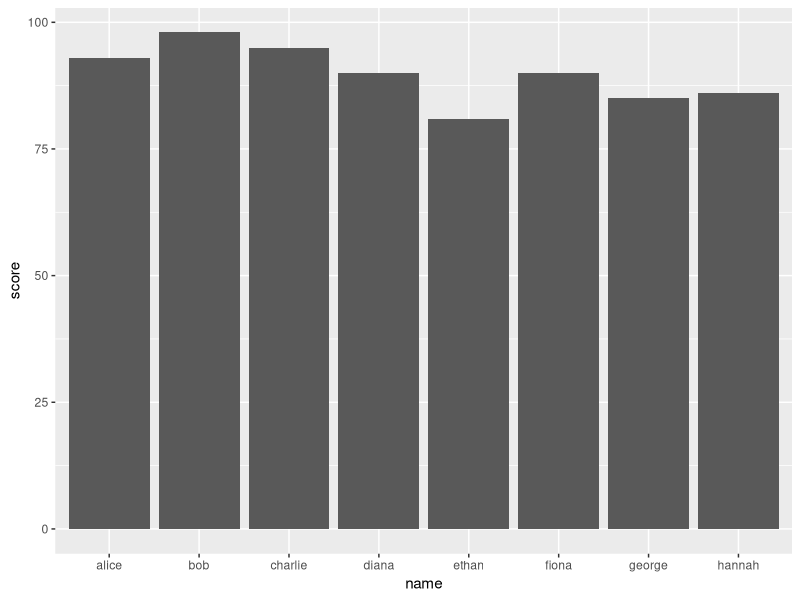
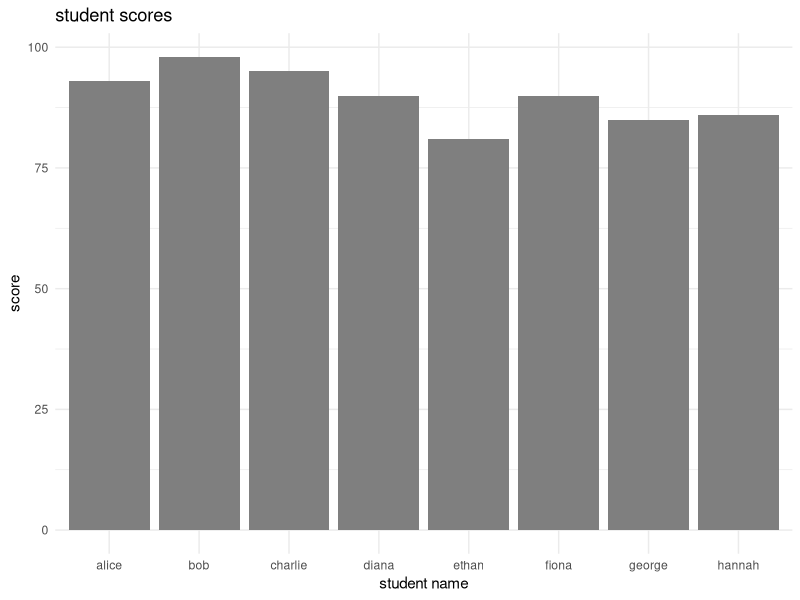
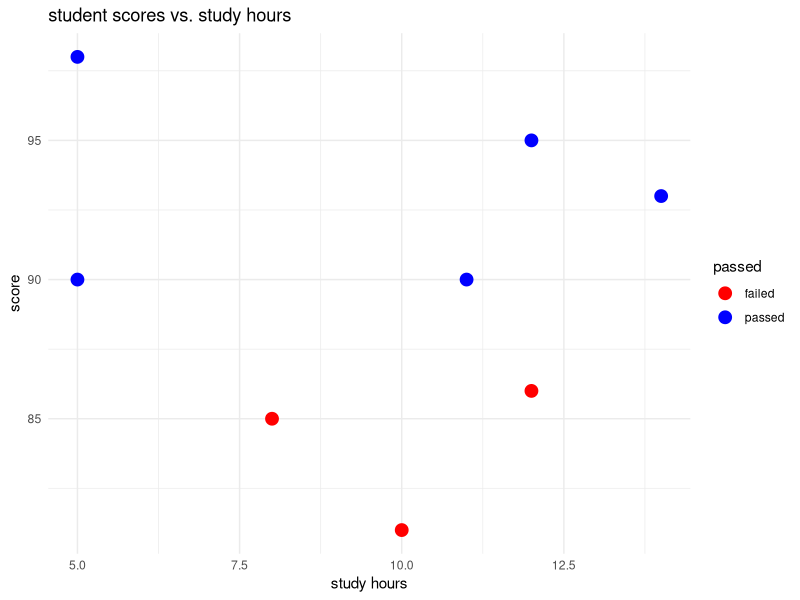
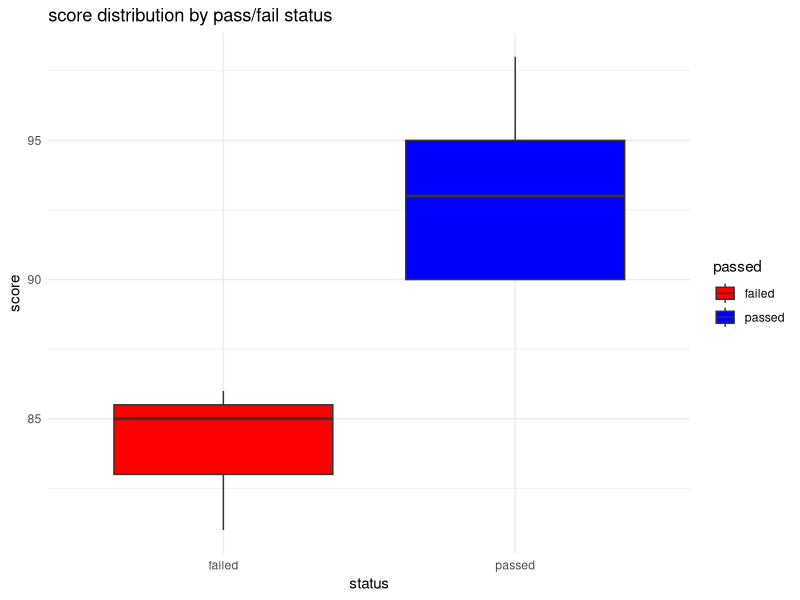
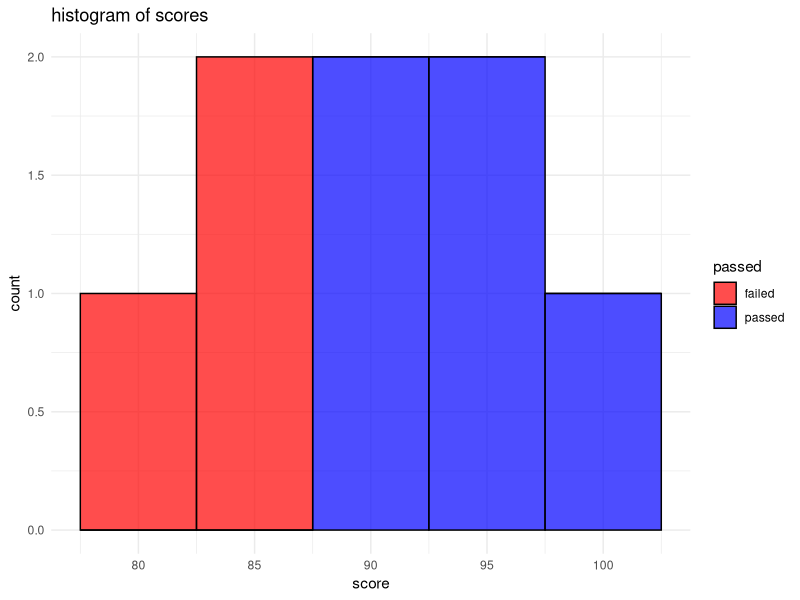
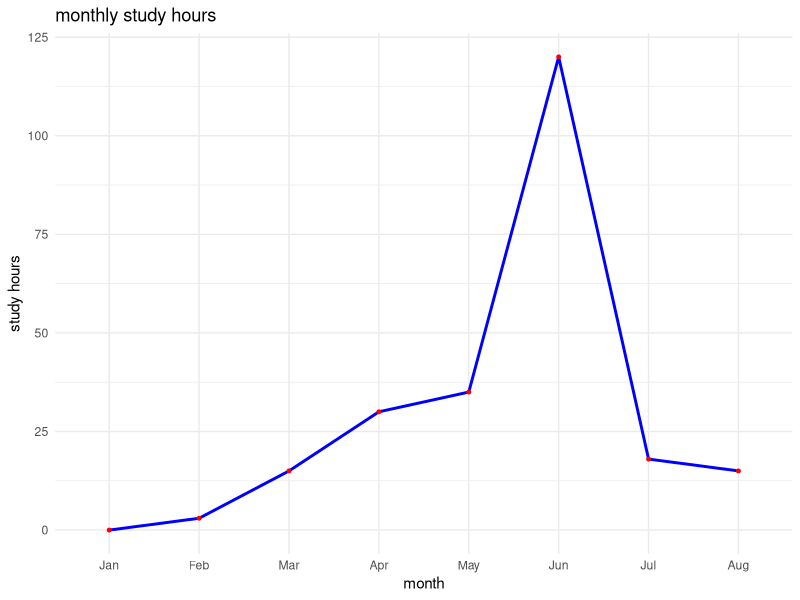
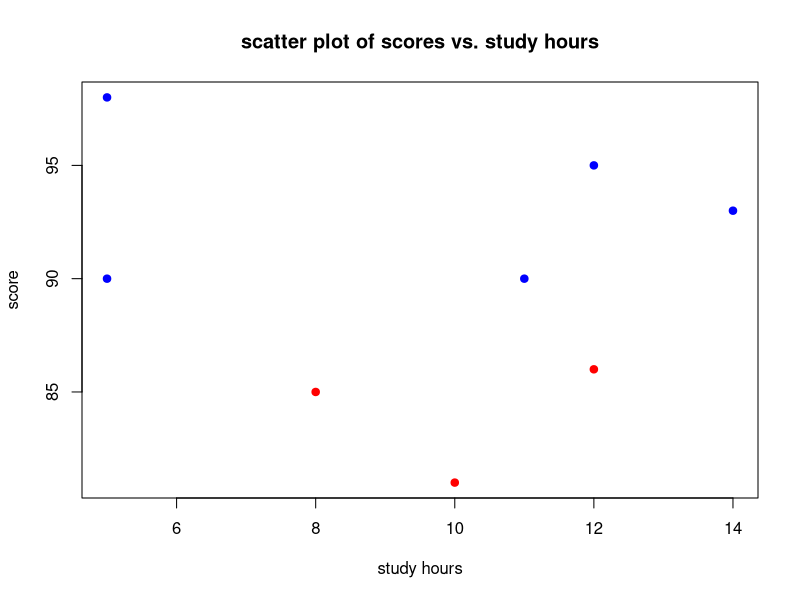
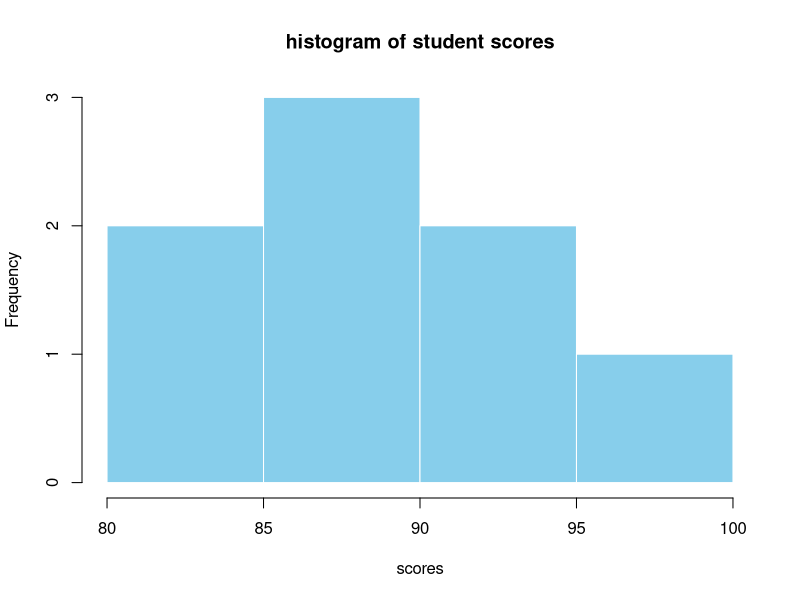

Here is the R script that generated these plots, in order:
## ---- chunk 1
x <- 10 # assigns the value 10 to x
y <- 5  # assigns the value 5 to y
## ---- chunk 2
x = 10
y = 5
## ---- chunk 3
10 == 5 # returns FALSE
## ---- chunk 4
numbers <- c(1, 2, 3, 4, 5) # a vector of numbers
print(numbers)
## ---- chunk 5
sum <- x + y
print(sum)

difference <- x - y
print(difference)
## ---- chunk 6
# Scalar operations
product <- x * y
quotient <- x / y


# vector multiplication and division
vector1 <- c(1, 2, 3)
vector2 <- c(4, 5, 6)

# Vector operations
vector_product <- vector1 * vector2
vector_division <- vector1 / vector2
## ---- chunk 7
result <- 10 / 0 # Inf
zero_division <- 0 / 0 # NaN
## ---- chunk 8
integer_division <- 10 %/% 3
remainder <- 10 %% 3
## ---- chunk 9
x_not_y <- x != y
x_equal_10 <- x == 10
## ---- chunk 10
vector_or <- c(TRUE, FALSE) | c(FALSE, TRUE)
single_or <- TRUE || FALSE

vector_and <- c(TRUE, FALSE) & c(FALSE, TRUE)
single_and <- TRUE && FALSE
## ---- chunk 11
x <- 42L
str(x) # check type
## ---- chunk 12
y <- as.numeric(x)
str(y)
## ---- chunk 13
name <- "alice"
## ---- chunk 14
colors <- factor(c("red", "blue", "green"))
## ---- chunk 15
education_levels <- c("high school", "bachelor", "master", "ph.d.")
education_factor_no_order <- factor(education_levels, ordered = FALSE)
education_factor <- factor(education_levels, ordered = TRUE)
education_ordered_explicit <- factor(education_levels, levels = education_levels, ordered = TRUE)
## ---- chunk 16
edu1 <- ordered("bachelor", levels = education_levels)
edu2 <- ordered("master", levels = education_levels)
edu2 > edu1 # logical comparison
## ---- chunk 17
new_levels <- c("primary school", "high school", "bachelor", "master", "ph.d.")
education_updated <- factor(education_levels, levels = new_levels, ordered = TRUE)
str(education_updated)
table(education_updated)
## ---- chunk 18
you <- 'world!'
greeting <- paste("hello,", you)
# hello world
greeting
## ---- chunk 19
numeric_vector <- c(1, 2, 3, 4, 5)
character_vector <- c("apple", "banana", "cherry")
logical_vector <- c(TRUE, FALSE, TRUE, FALSE)
## ---- chunk 20
vector_sum <- numeric_vector + 10
vector_multiplication <- numeric_vector * 2
vector_greater_than_three <- numeric_vector > 3
## ---- chunk 21
table(vector_greater_than_three)
## ---- chunk 22
# clear previous `df` object (if any)
rm(df)
df <- data.frame(
  name = c("alice", "bob", "charlie"),
  age = c(25, 30, 35),
  gender = c("female", "male", "male")
)
# look at structure
head(df)
str(df)
table(df$gender)
table(df$age)
table(df$name)
## ---- chunk 23
# by column name
names <- df$name
# by row and column
second_person <- df[2, ]
age_column <- df[, "age"]
## ---- chunk 24
very_old_people <- subset(df, age > 25)
summary(very_old_people$age)
mean(very_old_people$age)
min(very_old_people$age)
## ---- chunk 25
head(df)
tail(df)
str(df)
## ---- chunk 26
# add columns
df$employed <- c(TRUE, TRUE, FALSE)
# add rows
new_person <- data.frame(name = "diana", age = 28, gender = "female", employed = TRUE)
df <- rbind(df, new_person)
# modify values
df[4, "age"] <- 26
df
## ---- chunk 27
# add rows with `rbind()`
new_person <- data.frame(name = "eve", age = 32, gender = "female", employed = TRUE)
df <- rbind(df, new_person)
# add columns with `cbind()`
occupation_vector <- c("engineer", "doctor", "artist", "teacher", "doctor")
df <- cbind(df, occupation_vector)
df
## ---- chunk 28
str(iris)
summary(iris)
head(iris)
tail(iris)
## ---- chunk 29
#  seed for reproducibility
set.seed(12345)
vector <- rnorm(n = 40, mean = 0, sd = 1)
mean(vector)  # calculates mean
sd(vector)  # computes standard deviation
min(vector)  # finds minimum value
max(vector)  # finds maximum value
## ---- chunk 30
#  seed for reproducibility
set.seed(12345)
# ensure ggplot2 is installed and loaded
if (!require(ggplot2)) install.packages("ggplot2")
library(ggplot2)
# simulate student data
student_data <- data.frame(
  name = c("alice", "bob", "charlie", "diana", "ethan", "fiona", "george", "hannah"),
  score = sample(80:100, 8, replace = TRUE),
  stringsasfactors = FALSE
)
student_data$passed <- ifelse(student_data$score >= 90, "passed", "failed")
student_data$passed <- factor(student_data$passed, levels = c("failed", "passed"))
student_data$study_hours <- sample(5:15, 8, replace = TRUE)
## ---- chunk 31
ggplot(student_data, aes(x = name, y = score)) +
  geom_bar(stat = "identity")
## ---- chunk 32
ggplot(student_data, aes(x = name, y = score, fill = passed)) +
  geom_bar(stat = "identity") +
  scale_fill_manual(values = c("TRUE" = "blue", "FALSE" = "red")) +
  labs(title = "student scores", x = "student name", y = "score") +
  theme_minimal()
## ---- chunk 33
ggplot(student_data, aes(x = study_hours, y = score, color = passed)) +
  geom_point(size = 4) +
  labs(title = "student scores vs. study hours", x = "study hours", y = "score") +
  theme_minimal() +
  scale_color_manual(values = c("failed" = "red", "passed" = "blue"))
## ---- chunk 34
ggplot(student_data, aes(x = passed, y = score, fill = passed)) +
  geom_boxplot() +
  labs(title = "score distribution by pass/fail status", x = "status", y = "score") +
  theme_minimal() +
  scale_fill_manual(values = c("failed" = "red", "passed" = "blue"))
## ---- chunk 35
ggplot(student_data, aes(x = score, fill = passed)) +
  geom_histogram(binwidth = 5, color = "black", alpha = 0.7) +
  labs(title = "histogram of scores", x = "score", y = "count") +
  theme_minimal() +
  scale_fill_manual(values = c("failed" = "red", "passed" = "blue"))
## ---- chunk 36
# prep data
months <- factor(month.abb[1:8], levels = month.abb[1:8])
study_hours <- c(0, 3, 15, 30, 35, 120, 18, 15)
study_data <- data.frame(month = months, study_hours = study_hours)

# line plot
ggplot(study_data, aes(x = month, y = study_hours, group = 1)) +
  geom_line(linewidth = 1, color = "blue") +
  geom_point(color = "red", size = 1) +
  labs(title = "monthly study hours", x = "month", y = "study hours") +
  theme_minimal()
## ---- chunk 37
# scatter plot
plot(student_data$study_hours, student_data$score,
     main = "scatter plot of scores vs. study hours",
     xlab = "study hours", ylab = "score",
     pch = 19, col = ifelse(student_data$passed == "passed", "blue", "red"))
## ---- chunk 38
# histogram 
hist(student_data$score,
     breaks = 5,
     col = "skyblue",
     main = "histogram of student scores",
     xlab = "scores",
     border = "white")
## ---- chunk 39
# boxplot
boxplot(score ~ passed, data = student_data,
        main = "score distribution by pass/fail status",
        xlab = "status", ylab = "scores",
        col = c("red", "blue"))
## ---- chunk 40
# prep data for the barplot
scores_table <- table(student_data$score)
barplot(scores_table,
        main = "Barplot of Scores",
        xlab = "Scores",
        ylab = "Frequency",
        col = "skyblue",
        border = "white")
## ---- chunk 41
# convert 'month' to a numeric scale for plotting positions
months_num <- 1:length(study_data$month) # Simple numeric sequence

# Plotting points with suppressed x-axis
plot(months_num, study_data$study_hours, 
     type = "p", # Points
     pch = 19,   # Type of point
     col = "red", 
     xlab = "Month", 
     ylab = "Study Hours", 
     main = "Monthly Study Hours",
     xaxt = "n") # Suppress the x-axis

# add lines between points
lines(months_num, study_data$study_hours, 
      col = "blue", 
      lwd = 1) # Line width

# add custom month labels to the x-axis at appropriate positions
axis(1, at = months_num, labels = study_data$month, las=2) # `las=2` makes labels perpendicular to axis
